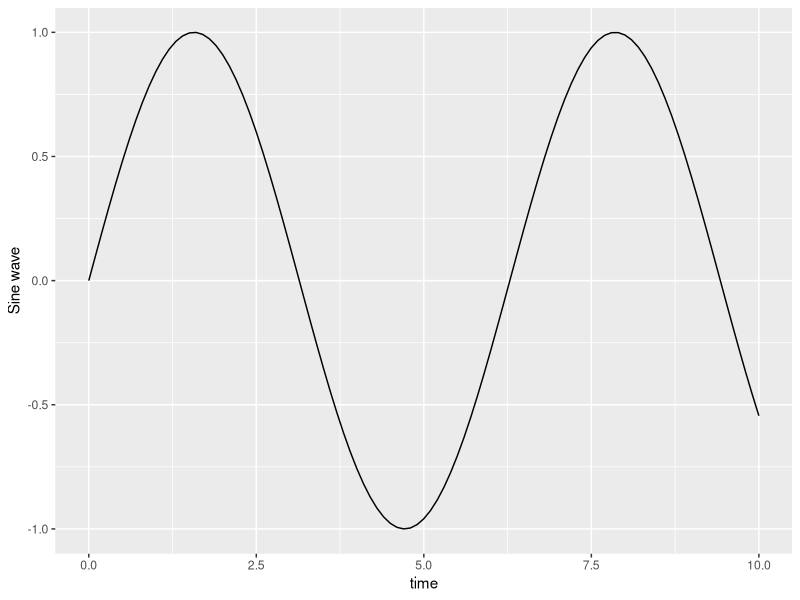
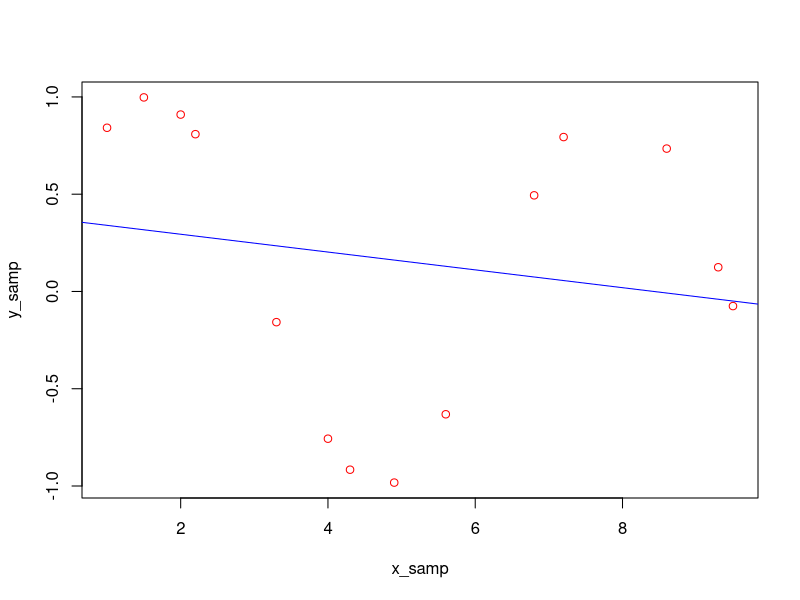
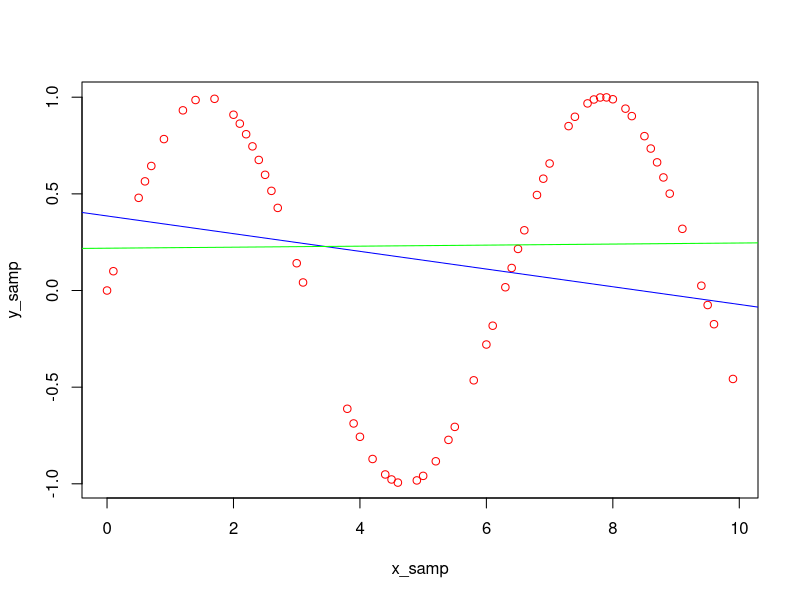
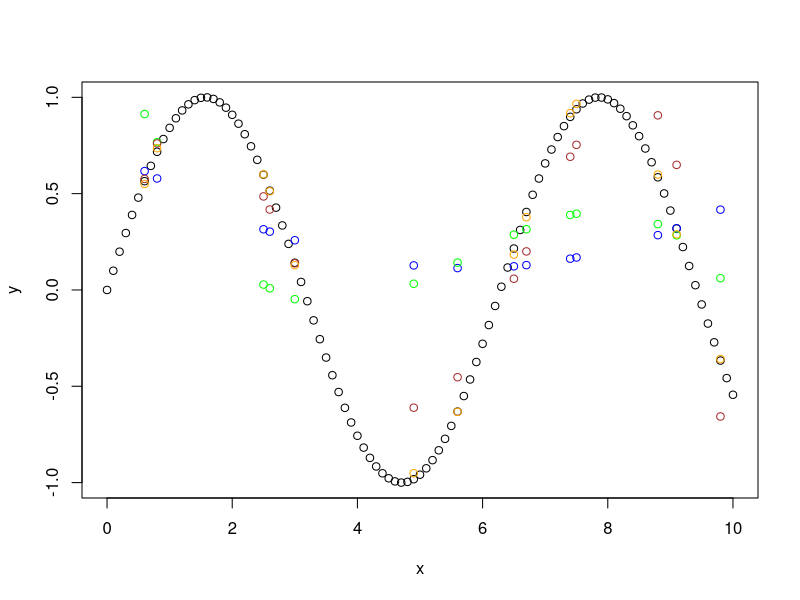
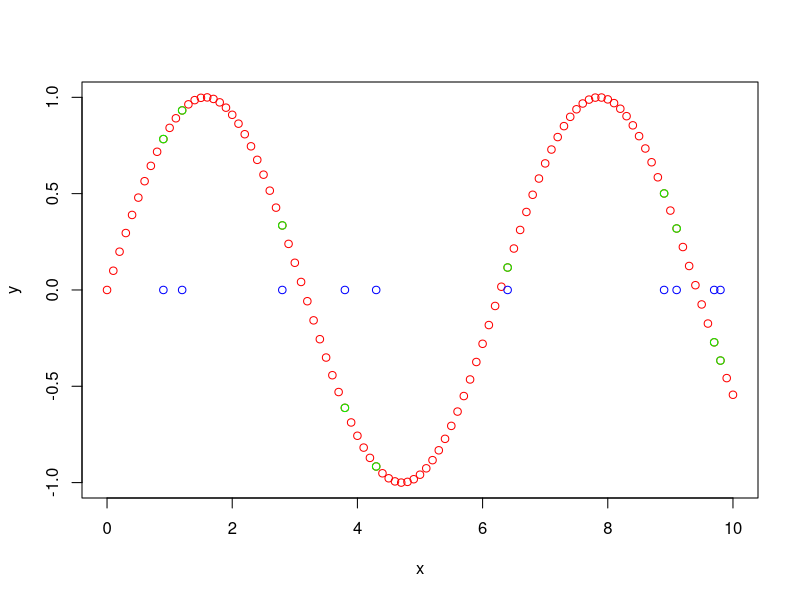
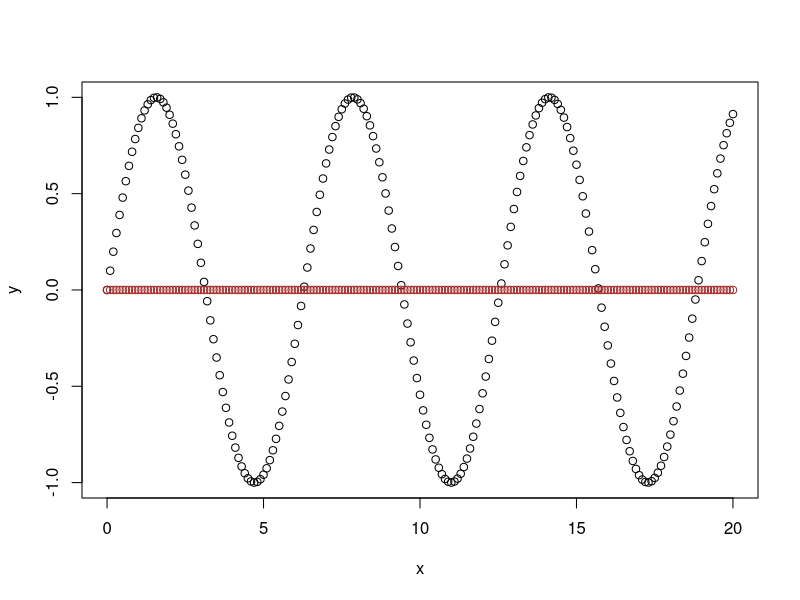

Write R code to recreate these figures, in order. (Note: this script raises an error after producing the figures.)
library(ggplot2)

#lets generate a sine wave
#we know the ground truth (the underlying process that generates data)
#in real life scenarios this wouldn't be possible
x=seq(0,10,0.1)
y=sin(x)
qplot(x,y,geom="path", xlab="time", ylab="Sine wave")

#create sample training data -- lets create a small sample
x_samp = sample(x, size=14)
y_samp = sin(x_samp)
plot(x_samp, y_samp, col="red")

#let's apply linear regression (although we know that relationship between x and y is non-linear)
model1 <- lm(y_samp ~ x_samp)
summary(model1)
abline(model1, col='blue')

#Idea1: Let's increase the sample size. I had taken very few samples to detect underlying trends
x_samp = sample(x, size=60)
y_samp = sin(x_samp)
plot(x_samp, y_samp, col="red")
model1a <- lm(y_samp ~ x_samp)
summary(model1a)
abline(model1, col='blue')
abline(model1a, col='green')
#standard error reduced but phew!
#Idea 2: Increase sample size further! NOT good
#Idea 3: Collect more data. Nay, in this case it will not help.
#Idea 4: Build a higher order model. 
#Let's try y = \theta_0 + \theta_1*x + \theta_2*sqr(x)
x_samp = sample(x, size=14)
y_samp = sin(x_samp)
X_samp <- as.matrix(cbind(x_samp, x_samp*x_samp))
model2 <- lm(y_samp ~ X_samp)
summary(model2)
y_pred <- predict(model2, data=X_samp[,1:2])
plot(x, y)
points(x_samp,y_pred, col="blue")

#Build higher order model
X_samp <- as.matrix(cbind(x_samp, x_samp^2, x_samp^3))
model3 <- lm(y_samp ~ X_samp)
summary(model3)
y_pred <- predict(model3, data=X_samp[,1:3])
points(x_samp,y_pred, col="green")

X_samp <- as.matrix(cbind(x_samp, x_samp^2, x_samp^3, x_samp^4))
model4 <- lm(y_samp ~ X_samp)
summary(model4)
y_pred <- predict(model4, data=X_samp[,1:4])
points(x_samp,y_pred, col="brown")

X_samp <- as.matrix(cbind(x_samp, x_samp^2, x_samp^3, x_samp^4, x_samp^5, x_samp^6))
model6 <- lm(y_samp ~ X_samp)
summary(model6)
y_pred <- predict(model6, data=X_samp[,1:4])
points(x_samp,y_pred, col="orange")


##USE GLMNET, y_pred length differs
#ERR: y_pred only returns 60 points
#X_pred <- as.matrix(cbind(x, x^2, x^3, x^4, x^5, x^6, x^7, x^8, x^9))
#y_pred <- predict(model9, data=X_pred[,1:9])
#points(X_pred[1:60,1],y_pred, col="orange")

#install.packages('glmnet')
library(glmnet)
x_samp = sample(x, size=10)
y_samp = sin(x_samp)
X_samp <- as.matrix(cbind(x_samp, x_samp^2, x_samp^3, x_samp^4, x_samp^5, x_samp^6, x_samp^7, x_samp^8, x_samp^9))
fit = glmnet(X_samp, y_samp, nlambda=1, lambda=0)
print(fit)
coef(fit, s = 0)
y_pred <- predict(fit, newx=X_samp[,1:9], s = 0)
#par(mfrow=c(1,2))
plot(x, y, col="red")
points(x_samp, y_samp, col="green")
points(x_samp,y_pred, col="blue")

#lets see how it performs on unseen data
x=seq(0,20,0.1)
y=sin(x)
X_pred <- as.matrix(cbind(x, x^2, x^3, x^4, x^5, x^6, x^7, x^8, x^9))
y_pred <- predict(fit, newx=X_pred[,1:9], s = 0)
plot(x, y)
points(X_pred[,1],y_pred, col="brown")
coef()
